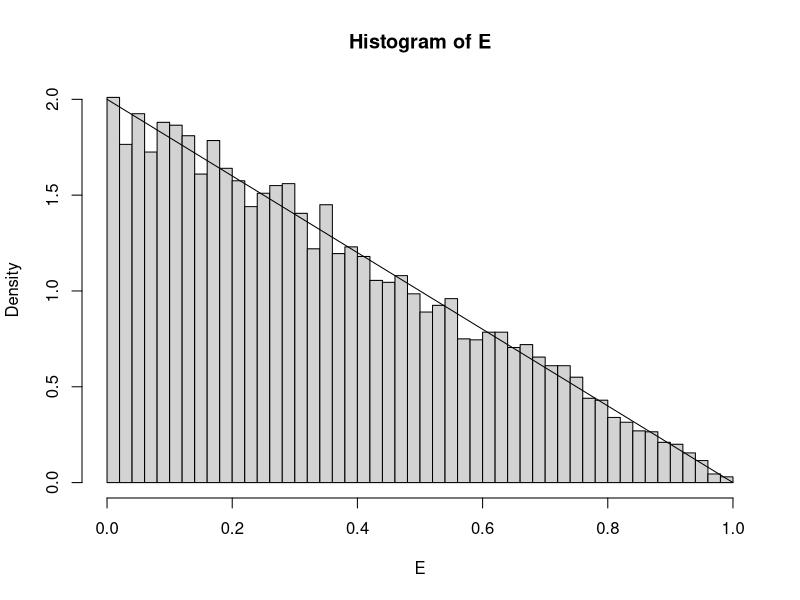
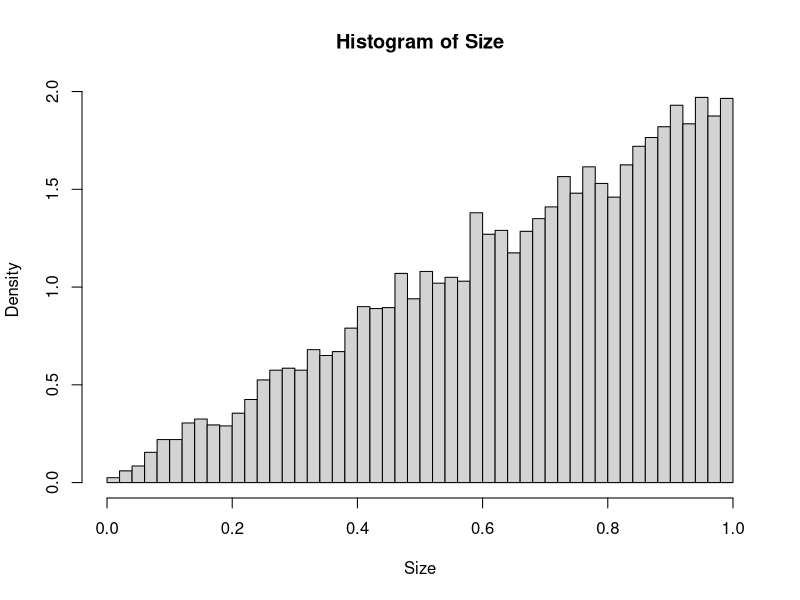

R code for these plots, in order:
## ---- chunk 1
knitr::opts_chunk$set(echo = TRUE)
## ---- chunk 2
excess <- function(t){
  arr  = runif(1)
  inter = arr
  while(arr[length(arr)] <t){
    inter <- c(inter, runif(1))
    arr <- c(arr, arr[length(arr)] + inter[length(inter)])
}
arr[length(arr)] -t
}

E = replicate(10000, excess(151))
hist(E, prob=TRUE, breaks=50)
curve(2 - 2*x, add=TRUE)

## ---- chunk 3
inspect <- function(t){
  arr  = runif(1)
  inter = arr
  while(arr[length(arr)] <t){
    inter <- c(inter, runif(1))
    arr <- c(arr, arr[length(arr)] + inter[length(inter)])
}
inter[length(inter)]
}

Size = replicate(10000, inspect(15))
hist(Size, prob=TRUE, breaks=50)
